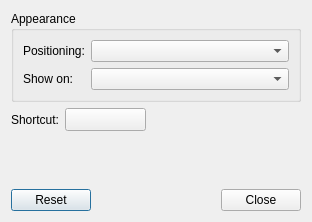
<?xml version="1.0" encoding="UTF-8"?>
<ui version="4.0">
 <class>ConfigureDialog</class>
 <widget class="QDialog" name="ConfigureDialog">
  <property name="geometry">
   <rect>
    <x>0</x>
    <y>0</y>
    <width>312</width>
    <height>222</height>
   </rect>
  </property>
  <property name="windowTitle">
   <string>Runner Settings</string>
  </property>
  <layout class="QVBoxLayout" name="verticalLayout">
   <item>
    <widget class="QGroupBox" name="groupBox">
     <property name="title">
      <string>Appearance</string>
     </property>
     <layout class="QFormLayout" name="formLayout_2">
      <item row="0" column="0">
       <widget class="QLabel" name="label">
        <property name="text">
         <string>Positioning:</string>
        </property>
       </widget>
      </item>
      <item row="0" column="1">
       <widget class="QComboBox" name="positionCbx"/>
      </item>
      <item row="1" column="0">
       <widget class="QLabel" name="label_2">
        <property name="text">
         <string>Show on:</string>
        </property>
       </widget>
      </item>
      <item row="1" column="1">
       <widget class="QComboBox" name="monitorCbx"/>
      </item>
     </layout>
    </widget>
   </item>
   <item>
    <layout class="QHBoxLayout" name="horizontalLayout">
     <item>
      <layout class="QFormLayout" name="formLayout">
       <property name="fieldGrowthPolicy">
        <enum>QFormLayout::ExpandingFieldsGrow</enum>
       </property>
       <item row="0" column="0">
        <widget class="QLabel" name="label_3">
         <property name="text">
          <string>Shortcut:</string>
         </property>
        </widget>
       </item>
       <item row="0" column="1">
        <widget class="ShortcutSelector" name="shortcutEd">
         <property name="minimumSize">
          <size>
           <width>81</width>
           <height>0</height>
          </size>
         </property>
         <property name="text">
          <string/>
         </property>
        </widget>
       </item>
      </layout>
     </item>
     <item>
      <spacer name="horizontalSpacer">
       <property name="orientation">
        <enum>Qt::Horizontal</enum>
       </property>
       <property name="sizeHint" stdset="0">
        <size>
         <width>40</width>
         <height>20</height>
        </size>
       </property>
      </spacer>
     </item>
    </layout>
   </item>
   <item>
    <spacer name="verticalSpacer">
     <property name="orientation">
      <enum>Qt::Vertical</enum>
     </property>
     <property name="sizeHint" stdset="0">
      <size>
       <width>20</width>
       <height>38</height>
      </size>
     </property>
    </spacer>
   </item>
   <item>
    <widget class="QDialogButtonBox" name="buttonBox">
     <property name="orientation">
      <enum>Qt::Horizontal</enum>
     </property>
     <property name="standardButtons">
      <set>QDialogButtonBox::Close|QDialogButtonBox::Reset</set>
     </property>
    </widget>
   </item>
  </layout>
 </widget>
 <customwidgets>
  <customwidget>
   <class>ShortcutSelector</class>
   <extends>QToolButton</extends>
   <header location="global">lxqt-globalkeys-ui/shortcut_selector.h</header>
  </customwidget>
 </customwidgets>
 <resources/>
 <connections>
  <connection>
   <sender>buttonBox</sender>
   <signal>accepted()</signal>
   <receiver>ConfigureDialog</receiver>
   <slot>accept()</slot>
   <hints>
    <hint type="sourcelabel">
     <x>248</x>
     <y>254</y>
    </hint>
    <hint type="destinationlabel">
     <x>157</x>
     <y>274</y>
    </hint>
   </hints>
  </connection>
  <connection>
   <sender>buttonBox</sender>
   <signal>rejected()</signal>
   <receiver>ConfigureDialog</receiver>
   <slot>reject()</slot>
   <hints>
    <hint type="sourcelabel">
     <x>316</x>
     <y>260</y>
    </hint>
    <hint type="destinationlabel">
     <x>286</x>
     <y>274</y>
    </hint>
   </hints>
  </connection>
 </connections>
</ui>
